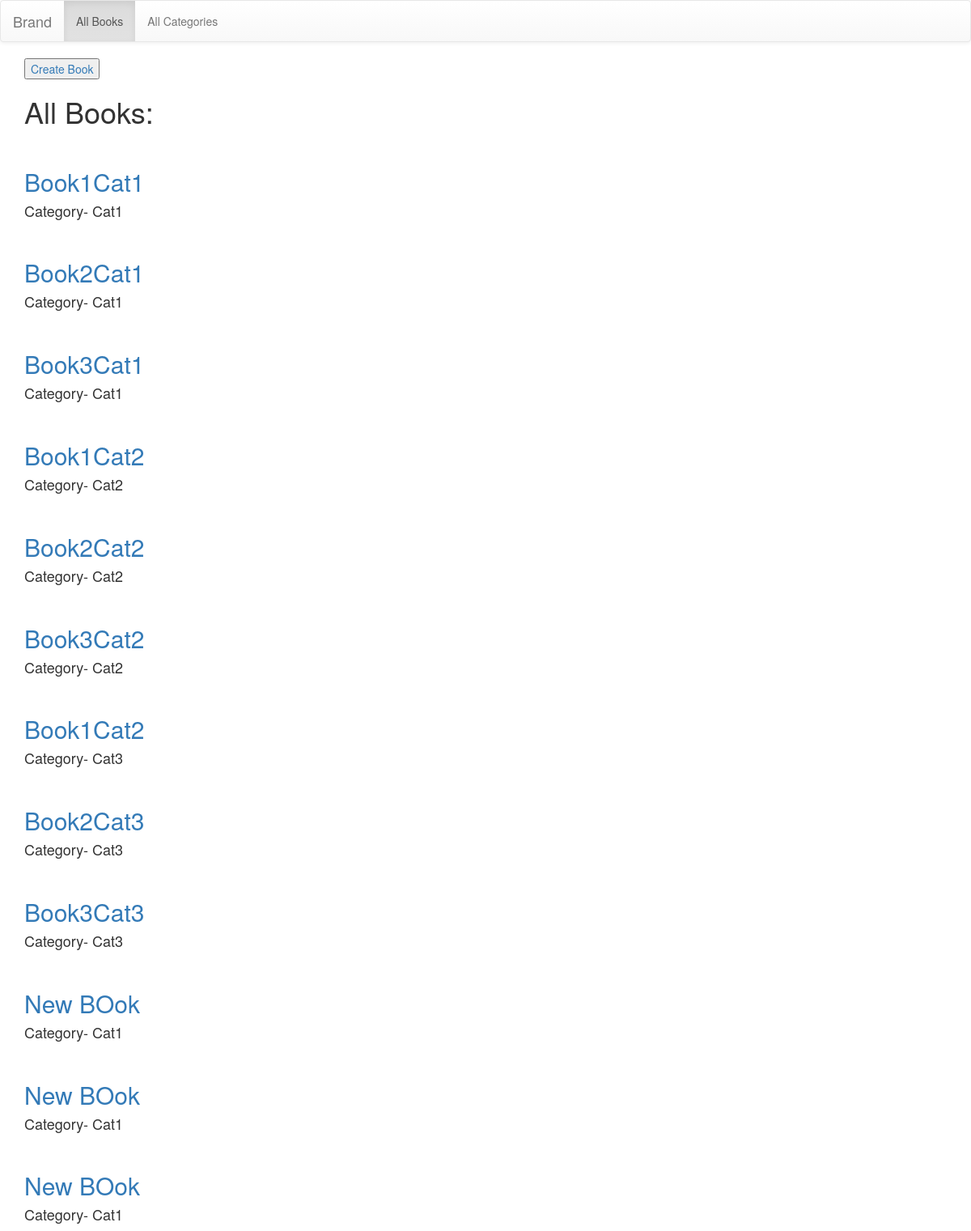
The app's page /library/book-list/ with its own data.
### library/models.py (models this page shows, shortened)
class Book(models.Model):
    category = models.ForeignKey(Category, on_delete=models.CASCADE)
    book_name = models.CharField(max_length=250)
    author = models.CharField(max_length=250)
    book_detail = models.TextField(max_length=5000, default='Details not available')
    borrowed = models.BooleanField(default=False)

class Category(models.Model):
    category_name = models.CharField(max_length=250, unique=True)
    def __str__(self):
        return self.category_name

### library/views.py (the view)
# urls.py: path('book-list/', views.BookListView.as_view(), name='book-list'),
class BookListView(ListView):
    model = Book
    context_object_name = 'book_list'

### library/templates/library/book_list.html (shortened to what this page needs)
{% extends 'base.html' %}
{% block body %}
    <a href="{% url 'library:book-create' %}"> <button>Create Book </button></a>
    <h1>All Books:</h1>
    {% for book in book_list %}
<br>
    <a href="{% url 'library:book-detail' book.pk %}"> <h2>{{ book.book_name }}</h2> </a>
    <h4>Category-  {{ book.category }} </h4>
    {% endfor %}
{% endblock %}

### library/templates/base.html (shortened to what this page needs)
<!DOCTYPE html>
{% load static %}
<html lang="en">
<head>
    <link rel="stylesheet" type="text/css" href="{% static 'css/bootstrap.min.css' %}">
    <link rel="stylesheet" type="text/css" href="{% static 'css/bootstrap-theme.min.css' %}">
</head>
<body>
<nav class="navbar navbar-default">
  <div class="container-fluid">
    <div class="navbar-header">
      <a class="navbar-brand" href="{%url 'library:home'%}"> Brand </a>
    </div>
    <div class="collapse navbar-collapse" id="bs-example-navbar-collapse-1">
      <ul class="nav navbar-nav">
        <li class="active"><a href="{%url 'library:book-list'%}">All Books <span class="sr-only">(current)</span></a></li>
        <li><a href="{%url 'library:category-list'%}">All Categories </a></li>
      </ul>
    </div>
  </div>
</nav>
<div class="container">
    {% block body %}
    {% endblock %}
</div>
</body>
</html>

### records on screen
Book: book_name "Book1Cat1", category "Cat1"
Book: book_name "Book2Cat1", category "Cat1"
Book: book_name "Book3Cat1", category "Cat1"
Book: book_name "Book1Cat2", category "Cat2"
Book: book_name "Book2Cat2", category "Cat2"
Book: book_name "Book3Cat2", category "Cat2"
Book: book_name "Book1Cat2", category "Cat3"
Book: book_name "Book2Cat3", category "Cat3"
Book: book_name "Book3Cat3", category "Cat3"
Book: book_name "New BOok", category "Cat1"
Book: book_name "New BOok", category "Cat1"
Book: book_name "New BOok", category "Cat1"
